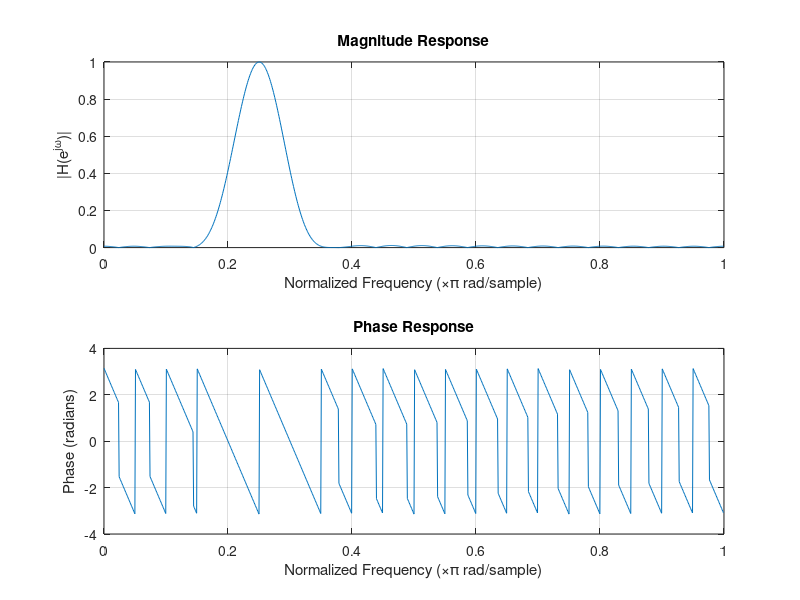

MATLAB code for this plot: (Note: this script raises an error after producing the figure.)
%% 4.2 Part (a) Design L=41 filter and measure response
clear; close all; clc;
% Define parameters
L  = 41;         % filter length
wc = 0.25*pi;   % desired frequency
n  = 0:L-1;       % time index

% Computing the impulse response h[n]
w_hamming = 0.54 - 0.46*cos(2*pi*n/(L-1));    %Hamming window
shift     = n - (L-1)/2;                        % time shift
h         = w_hamming .* cos(wc*shift);        %bandpass impulse response



% Normalize the filter coefficients
h = h ./ max(abs(freqz(h,1,1024)));

% Frequency response ( Magnitude & phase) with freqz
[H,w] = freqz(h, 1, 1024);  % H(e^jw) at 1024 frequency axis (0 to pi)
magH  = abs(H);
phH   = angle(H);

% Plot magnitude and phase

subplot(2, 1, 1);
plot(w/pi, magH);
grid on;
title('Magnitude Response');
xlabel('Normalized Frequency (\times\pi rad/sample)');
ylabel('|H(e^{j\omega})|');
subplot(2, 1, 2);
plot(w/pi, phH);
grid on;
title('Phase Response');
xlabel('Normalized Frequency (\times\pi rad/sample)');
ylabel('Phase (radians)');

% Find magnitude and phase at specific frequencies:
omega_list = [0, 0.1*pi, 0.25*pi, 0.4*pi, 0.5*pi, 0.75*pi];

% Evaluate magnitude and phase at specified frequencies
H_specific = freqz(h, 1, omega_list);
magAtOmega = abs(H_specific);
phAtOmega  = angle(H_specific);

% Store the results in a table 
resultsTable = table((omega_list'/pi), magAtOmega', phAtOmega', ...
    'VariableNames', {'omega_over_pi', 'Magnitude', 'Phase_rad'});

disp(resultsTable);

%{Explanation-
For L = 41, the magnitude response shows a clear band centered at ω = 0.25π, indicating that the Hamming BPF successfully passes the desired frequency component. The filter exhibits strong attenuation at the other tested frequencies (0, 0.1π, 0.4π, 0.5π, and 0.75π), with magnitude values near zero, confirming that these lie in the stopband. The Hamming window produces very small stopband ripples (<0.01), consistent with the lab description. The phase response is approximately linear in the passband, as expected for a symmetric FIR filter. Overall, the measured values match the theoretical behavior of a Hamming-windowed bandpass filter.
%}

%% 4.2 Part (b)  Passband width vs filter length (50% level)

wc = 0.25*pi;               % desired center frequency
L_list = [21, 41, 81];      % filter lengths to compare

pb_low   = zeros(size(L_list));   % lower passband edge (rad)
pb_high  = zeros(size(L_list));   % upper passband edge (rad)
pb_width = zeros(size(L_list));   % passband width (rad)

figure;  % new figure for magnitude responses

for i = 1:length(L_list)
    L = L_list(i);
    n = 0:L-1;

    % Designing Hamming bandpass filter for this L
    w_hamming = 0.54 - 0.46*cos(2*pi*n/(L-1));   % Hamming window
    shift     = n - (L-1)/2;                     % center shift
    hL        = w_hamming .* cos(wc*shift);      % BPF impulse response

    % Normalized
    hL = hL ./ max(abs(freqz(hL,1,1024)));

    % Frequency response 
    [HL, wL] = freqz(hL, 1, 1024);
    magHL    = abs(HL);

    % 50% passband 
    peak_mag = max(magHL);
    thresh   = 0.5 * peak_mag;          % 50% of peak
    idx_pass = find(magHL >= thresh);   % indices in passband

    pb_low(i)   = wL(idx_pass(1));      % lower edge (rad)
    pb_high(i)  = wL(idx_pass(end));    % upper edge (rad)
    pb_width(i) = pb_high(i) - pb_low(i);

    % Plot magnitude response for this L
    subplot(3,1,i);
    plot(wL/pi, magHL);
    grid on;
    xlabel('Normalized Frequency (\times\pi rad/sample)');
    ylabel('|H(e^{j\omega})|');
    title(sprintf('Magnitude Response, L = %d', L));
      hold on;
    yline(thresh, 'r--', '50% level', 'LineWidth', 1.2); 
    plot([pb_low(i) pb_high(i)]/pi, [thresh thresh], 'ro', 'MarkerSize', 6, ...
         'LineWidth', 1.2); 
          % Vertical lines at passband edges
xline(pb_low(i)/pi,  'g--', 'LineWidth', 1.2);
xline(pb_high(i)/pi, 'g--', 'LineWidth', 1.2);
end

% Store the results in a table 
resultsB = table(L_list.', pb_low.'/pi, pb_high.'/pi, pb_width.'/pi, ...
    'VariableNames', {'L', 'omega_low_over_pi', 'omega_high_over_pi', 'width_over_pi'});

disp('Passband Edges and Width for L = 21, 41, 81:');
disp(resultsB);
